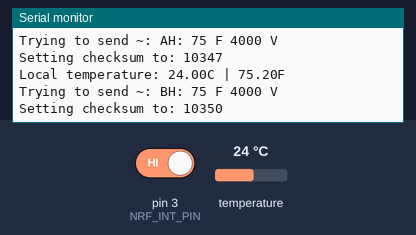
The sketch below on a simulated Arduino Uno, built with avr-gcc and run on an emulated ATmega328P. On the bench: the last lines printed to the serial monitor. The inputs (shaded band) are chosen by the test bench; at power-on: pin 3 (NRF_INT_PIN) HIGH, temperature 24 °C. No radio packets arrive unless stated.

Above: at 7.3 s.
7.4 s: pin 3 (NRF_INT_PIN) driven LOW
At 8.6 s:
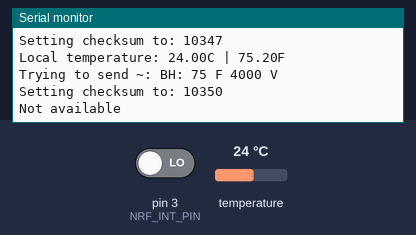
14.1 s: temperature set to 12 °C
At 19.6 s:
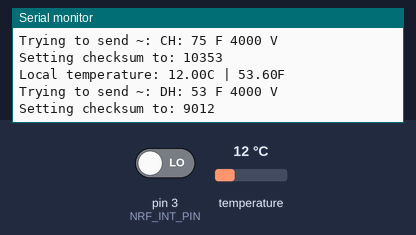
25.4 s: temperature set to 19 °C
At 31.1 s:
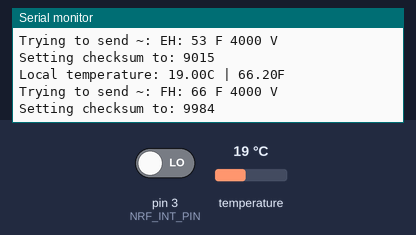
Timing chart, 0 to 32.6 s (numbered marks = the images above; inputs shaded):
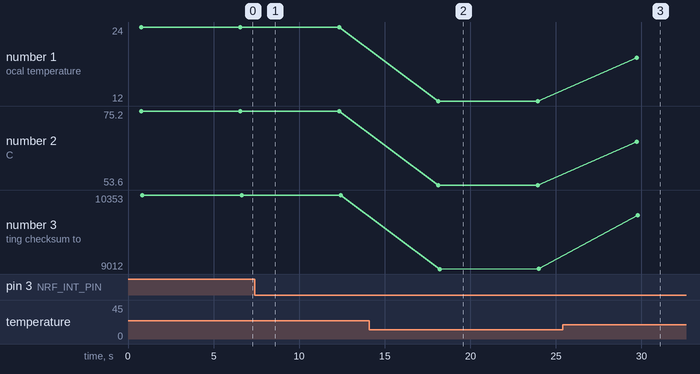

The sketch:

nrf_receiver.ino
```cpp
#include <SoftwareSerial.h>
#include <RF24.h>
#include <OneWire.h>
#include <DallasTemperature.h>

#include "data.h"

#define ONE_WIRE_BUS 2
OneWire oneWire(ONE_WIRE_BUS);
DallasTemperature sensors(&oneWire);

#define BAUD_RATE 57600
SoftwareSerial mySerial(4, 5); // RX, TX

RF24 radio(9, 8);  // CE (disconnected), CSN
#define NRF_INT_PIN 3

// Address through which two modules communicate over the radio.
const byte address[6] = "flori";

// Our data that we will send over serial.
struct Data data;

void setup() {
  data.id = 'H'; // "Here" (kitchen)
  data.voltage = 4000;
  Serial.begin(9600);
  Serial.println("Hello nrf_receiver");

  mySerial.begin(BAUD_RATE);

  radio.begin();
  // set the address etc
  radio.setChannel(0x66);
  radio.setPALevel(RF24_PA_MAX);
  radio.openReadingPipe(1, address);

  // Set module as receiver
  radio.startListening();

  sensors.begin();  // Start up the DS18B library

  attachInterrupt(digitalPinToInterrupt(NRF_INT_PIN), intHandler, FALLING);
}

void intHandler() {
  bool txok, txfail, rxread;
  radio.whatHappened(txok, txfail, rxread);
  if (rxread) {
    if (radio.available()) {
      struct Data remoteData;
      radio.read(&remoteData, RX_DATA_SIZE);
      char temp[32];
      snprintf_P(temp,
                 sizeof(temp),
                 PSTR("%c%c: %d F %d V"),
                 remoteData.counter,
                 remoteData.id,
                 (short)remoteData.tempF,
                 remoteData.voltage);
      Serial.print("Data received ~: ");
      Serial.println(temp);
      if (remoteData.tempF < -10 || remoteData.tempF > 100) {
        Serial.println("Skipping weird/invalid data");
        return;
      }
      setChecksum(&remoteData);
      int sent = mySerial.write((byte*) &remoteData, TX_DATA_SIZE);
      if (sent != TX_DATA_SIZE) {
        Serial.println("Forwarding FAILED");
      }
      // In case there was an issue with the base, this gives it a chance to recover
      delay(500);
      return;
    }
  }
  Serial.println("Not available");
}

void setChecksum(struct Data *remoteData) {
  short checksum = 0;
  byte *raw = (byte *)remoteData;
  for (int i = 0; i < RX_DATA_SIZE; ++i) {
    checksum += raw[i] * 3 * (i + 1);
  }
  Serial.print("Setting checksum to: "); Serial.println(checksum);
  remoteData->checksum = checksum;
}

int counter = 0;

void loop() {
  // Send command to all the sensors for temperature conversion
  sensors.requestTemperatures();

  Serial.print("Local temperature: ");
  float tempC = sensors.getTempCByIndex(0);
  Serial.print(tempC);
  Serial.print("C | ");
  float tempF = DallasTemperature::toFahrenheit(tempC);
  Serial.print(tempF);
  Serial.println("F");

  // Send message to base
  data.tempF = tempF;
  data.counter = 'A' + counter;
  char text[32];
  snprintf_P(text,
             sizeof(text),
             PSTR("%c%c: %d F %d V"),
             data.counter,
             data.id,
             (short)data.tempF,
             data.voltage
            );
  Serial.print("Trying to send ~: "); Serial.println(text);
  setChecksum(&data);
  int sent = mySerial.write((byte*) &data, TX_DATA_SIZE);
  if (sent != TX_DATA_SIZE) {
    Serial.println("Sending failed");
  }
  counter++;
  if (counter == 26) counter = 0;

  delay(5000);
}
```

data.h
```cpp
// Data sent to the base. NOTE: Field order is significant.
// Also, on the Nano, an int is 2 bytes but on the ESP8266 it's 4 bytes, so we use short.
struct Data {
  char counter; // Counter, A-Z
  char id;      // One-letter ID of this sender. Second slot for historical reasons.
  short voltage;  // mV
  float tempF;
  short checksum;
};

#define RX_DATA_SIZE 8
#define TX_DATA_SIZE 10
```

Measured:
- after the input at 7.4 s, the serial monitor: prints a new line at once (image 1)
- after the input at 14.1 s, the serial monitor: prints a new line after 4.0 s (image 2)
- after the input at 25.4 s, the serial monitor: prints a new line after 4.3 s (image 3)
- plotted number 1: 24 → 12 after the input at 14.1 s, 12 → 19 after the input at 25.4 s
- plotted number 2: 75.2 → 53.6 after the input at 14.1 s, 53.6 → 66.2 after the input at 25.4 s
- plotted number 3: 10353 → 9015 after the input at 14.1 s, 9015 → 10008 after the input at 25.4 s
